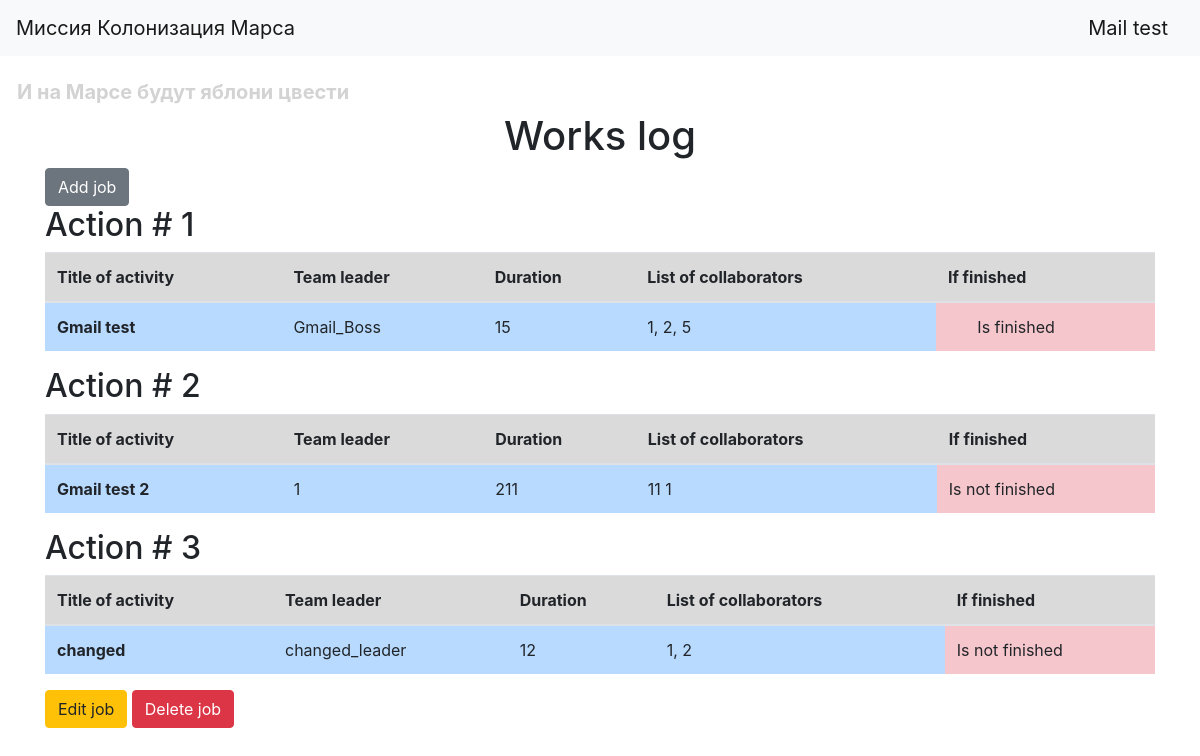
/ (signed in), run on the app's committed database.
### data/users.py (models this page shows, shortened)
class User(SqlAlchemyBase, UserMixin, SerializerMixin):
    __tablename__ = 'users'
    id = sqlalchemy.Column(sqlalchemy.Integer,
                           primary_key=True, autoincrement=True)
    name = sqlalchemy.Column(sqlalchemy.String, nullable=True)
    about = sqlalchemy.Column(sqlalchemy.String, nullable=True)
    email = sqlalchemy.Column(sqlalchemy.String,
                              index=True, unique=True, nullable=True)
    hashed_password = sqlalchemy.Column(sqlalchemy.String, nullable=True)
    created_date = sqlalchemy.Column(sqlalchemy.DateTime,
                                     default=datetime.datetime.now)
    works = orm.relationship("Works", back_populates='user')

### data/works.py (models this page shows)
class Works(SqlAlchemyBase, SerializerMixin):
    __tablename__ = 'works'
    id = sqlalchemy.Column(sqlalchemy.Integer,
                           primary_key=True, autoincrement=True)
    title_of_activity = sqlalchemy.Column(sqlalchemy.String, default=None)
    team_leader = sqlalchemy.Column(sqlalchemy.String, default=None)
    work_size = sqlalchemy.Column(sqlalchemy.Integer, default=None)
    collaborators = sqlalchemy.Column(sqlalchemy.String, default=None)
    is_finished = sqlalchemy.Column(sqlalchemy.Boolean, default=None)
    user_id = sqlalchemy.Column(sqlalchemy.Integer,
                                sqlalchemy.ForeignKey("users.id"), default=None)
    user = orm.relationship('User')
    categories = orm.relationship("Category",
                                  secondary="association",
                                  backref="works")

### server.py (the view)
@app.route("/")
def index():
    db_sess = db_session.create_session()
    works = db_sess.query(Works)
    db_sess.close()
    return render_template("index.html", works=works)

### data/db_session.py (called while the page is built)
def create_session() -> Session:
    global __factory
    return __factory()

### server.py (called while the page is built)
@login_manager.user_loader
def load_user(user_id):
    db_sess = db_session.create_session()
    return db_sess.query(User).get(user_id)

### templates/index.html
{% extends "base.html" %}
{% block content %}
<h1 style="text-align: center">Works log</h1>
{% if current_user.is_authenticated %}
    <a href="works" class="btn btn-secondary">Add job</a>
{% endif %}
{% for i in works %}
<h2>Action # {{ i.id}}</h2>
<table class="table">
  <thead>
    <tr class="table-active">
      <th scope="col">Title of activity</th>
      <th scope="col">Team leader</th>
      <th scope="col">Duration</th>
      <th scope="col">List of collaborators</th>
      <th scope="col">If finished</th>
    </tr>
  </thead>
  <tbody>
    <tr>
      <th class="table-primary" scope="row">{{ i.title_of_activity }}</th>
      <td class="table-primary">{{ i.team_leader }}</td>
      <td class="table-primary">{{ i.work_size }}</td>
      <td class="table-primary">{{ i.collaborators }}</td>
      <td class="table-danger">{{ 'ㅤㅤIs finished' if i.is_finished else 'Is not finished' }}</td>
    </tr>
  </tbody>
</table>
{% if current_user.is_authenticated and current_user == i.user or current_user.is_authenticated and current_user.id == 1 %}
    <div>
        <a href="/works/{{ i.id }}" class="btn btn-warning">
            Edit job
        </a>
        <a href="/works_delete/{{ i.id }}" class="btn btn-danger">
            Delete job
        </a>
    </div>
{% endif %}
{% endfor %}
{% endblock %}

### templates/base.html (shortened to what this page needs)
<!doctype html>
<html lang="en">
<head>
    <link rel="stylesheet"
          href="https://stackpath.bootstrapcdn.com/bootstrap/4.4.1/css/bootstrap.min.css"
>
    <link rel="stylesheet" href="static/style.css" />
</head>
<body>
<header>
    <nav class="navbar navbar-light bg-light">
        <a class="navbar-brand" href="#">Миссия Колонизация Марса</a>
        {% if current_user.is_authenticated %}
        <a class="navbar-brand" href="/logout">{{ current_user.name }}</a>
        {% else %}
        <p>
            <a class="btn btn-primary " href="/register">Зарегистрироваться</a>
            <a class="btn btn-success" href="/login">Войти</a>
        </p>
{% endif %}
    </nav>
</header>
<h5 style="color: lightgray; margin-left: 17px;"><br><b>И на Марсе будут яблони цвести</b></h5>
<main role="main" class="container">
    {% block content %}{% endblock %}
</main>
</body>
</html>

### data on the page
User: name "Mail test"
Works: id "1", title_of_activity "Gmail test", team_leader "Gmail_Boss", work_size "15", collaborators "1, 2, 5", is_finished "ㅤㅤIs finished"
Works: id "2", title_of_activity "Gmail test 2", team_leader "1", work_size "211", collaborators "11 1", is_finished "Is not finished"
Works: id "3", title_of_activity "changed", team_leader "changed_leader", work_size "12", collaborators "1, 2", is_finished "Is not finished"
